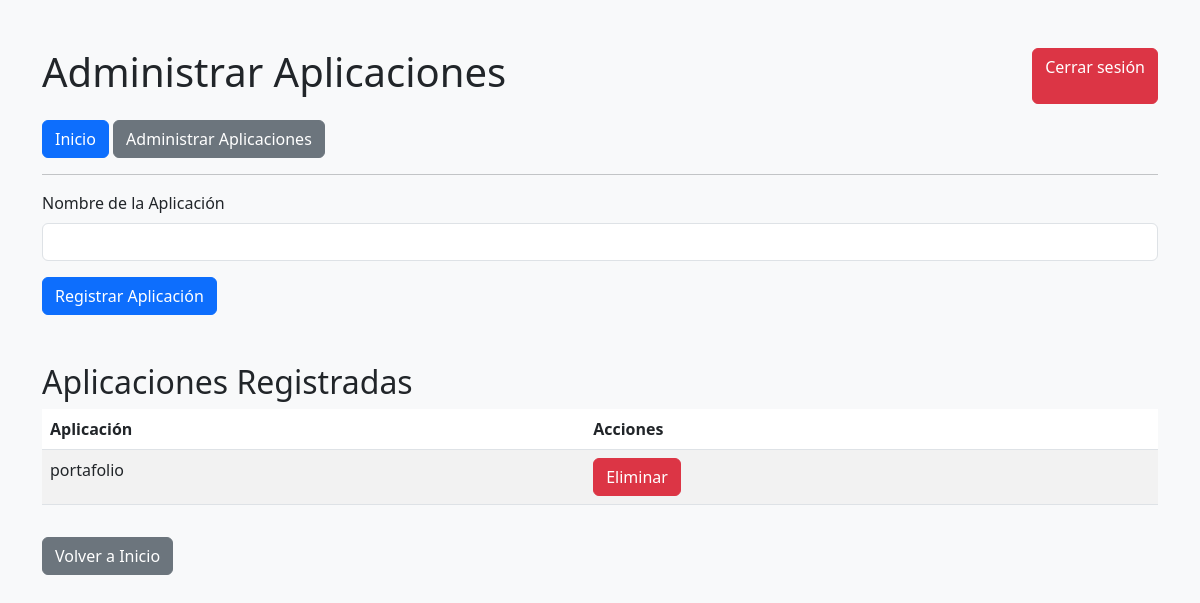
Before: /admin (signed in) with the older database file.
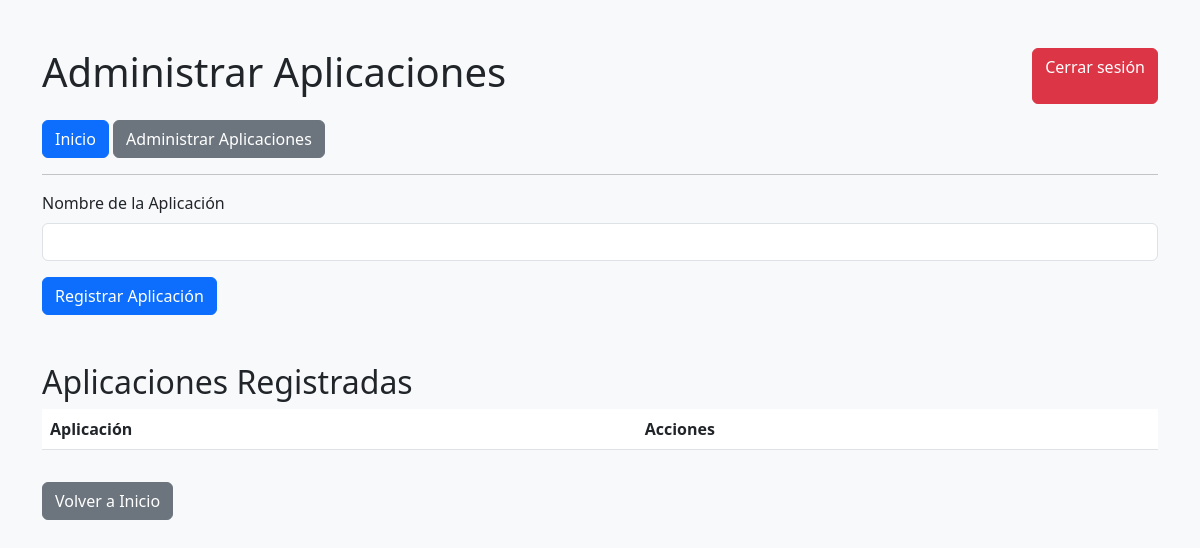
After: the same page with the newer database file.
### app.py (models this page shows)
class App(db.Model):
    id = db.Column(db.Integer, primary_key=True)
    nombre = db.Column(db.String(100), unique=True, nullable=False)
    visitas = db.relationship('Visita', backref='app', lazy=True, cascade="all, delete-orphan")

### app.py (the view)
    def wrapper(*args, **kwargs):
        if 'user' not in session:
            return redirect(url_for('login'))  # Redirigir al login si no está autenticado
        return f(*args, **kwargs)

### app.py (called while the page is built, shortened)
def login_required(f):
    def wrapper(*args, **kwargs):
        if 'user' not in session:
            return redirect(url_for('login'))  # Redirigir al login si no está autenticado
        return f(*args, **kwargs)
    wrapper.__name__ = f.__name__  # Evitar que Flask sobrescriba el nombre de la vista
    return wrapper

@app.route('/admin', methods=['GET', 'POST'])
@login_required
def admin():
    apps = App.query.all()
    return render_template('admin.html', apps=apps)

### templates/admin.html (shortened to what this page needs)
{% extends 'base.html' %}
{% block page_title %}Administrar Aplicaciones{% endblock %}
{% block content %}
    <form method="POST">
        <div class="mb-3">
            <label for="web_name" class="form-label">Nombre de la Aplicación</label>
            <input type="text" class="form-control" id="web_name" name="web_name" required>
        </div>
        <button type="submit" class="btn btn-primary">Registrar Aplicación</button>
    </form>
    <h2 class="mt-5">Aplicaciones Registradas</h2>
    <table class="table table-striped">
        <thead>
            <tr>
                <th>Aplicación</th>
                <th>Acciones</th>
            </tr>
        </thead>
        <tbody>
            {% for app in apps %}
                <tr>
                    <td>{{ app.nombre }}</td>
                    <td>
                        <form action="{{ url_for('eliminar_app', id=app.id) }}" method="POST" style="display:inline;">
                            <button type="submit" class="btn btn-danger">Eliminar</button>
                        </form>
                    </td>
                </tr>
            {% endfor %}
        </tbody>
    </table>
    <a href="{{ url_for('home') }}" class="btn btn-secondary mt-3">Volver a Inicio</a>
{% endblock %}

Changed rows visible on the page:
removed App: nombre "portafolio"
